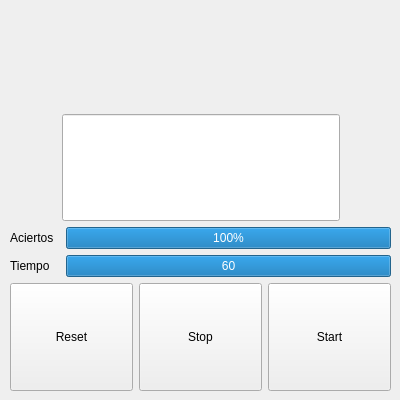
<?xml version="1.0" encoding="UTF-8"?>
<ui version="4.0">
 <class>Form</class>
 <widget class="QWidget" name="Form">
  <property name="geometry">
   <rect>
    <x>0</x>
    <y>0</y>
    <width>400</width>
    <height>400</height>
   </rect>
  </property>
  <property name="windowTitle">
   <string>Calculo Mental</string>
  </property>
  <widget class="QWidget" name="verticalLayoutWidget">
   <property name="geometry">
    <rect>
     <x>10</x>
     <y>0</y>
     <width>381</width>
     <height>391</height>
    </rect>
   </property>
   <layout class="QVBoxLayout" name="verticalLayout">
    <item>
     <layout class="QHBoxLayout" name="horizontalLayout_4">
      <item>
       <widget class="QLabel" name="operand1_label">
        <property name="font">
         <font>
          <pointsize>24</pointsize>
         </font>
        </property>
        <property name="text">
         <string/>
        </property>
        <property name="alignment">
         <set>Qt::AlignRight|Qt::AlignTrailing|Qt::AlignVCenter</set>
        </property>
        <property name="margin">
         <number>0</number>
        </property>
       </widget>
      </item>
      <item>
       <widget class="QLabel" name="operator_label">
        <property name="maximumSize">
         <size>
          <width>20</width>
          <height>16777215</height>
         </size>
        </property>
        <property name="font">
         <font>
          <pointsize>24</pointsize>
         </font>
        </property>
        <property name="text">
         <string/>
        </property>
        <property name="alignment">
         <set>Qt::AlignCenter</set>
        </property>
        <property name="margin">
         <number>0</number>
        </property>
       </widget>
      </item>
      <item>
       <widget class="QLabel" name="operand2_label">
        <property name="font">
         <font>
          <pointsize>24</pointsize>
         </font>
        </property>
        <property name="text">
         <string/>
        </property>
       </widget>
      </item>
     </layout>
    </item>
    <item>
     <layout class="QHBoxLayout" name="horizontalLayout_6">
      <property name="spacing">
       <number>6</number>
      </property>
      <item>
       <widget class="QLabel" name="feedback">
        <property name="font">
         <font>
          <pointsize>24</pointsize>
         </font>
        </property>
        <property name="text">
         <string/>
        </property>
       </widget>
      </item>
      <item>
       <widget class="QLineEdit" name="result_lineEdit">
        <property name="sizePolicy">
         <sizepolicy hsizetype="Preferred" vsizetype="Preferred">
          <horstretch>0</horstretch>
          <verstretch>0</verstretch>
         </sizepolicy>
        </property>
        <property name="minimumSize">
         <size>
          <width>0</width>
          <height>0</height>
         </size>
        </property>
        <property name="maximumSize">
         <size>
          <width>16777215</width>
          <height>16777215</height>
         </size>
        </property>
        <property name="font">
         <font>
          <pointsize>24</pointsize>
         </font>
        </property>
        <property name="alignment">
         <set>Qt::AlignCenter</set>
        </property>
       </widget>
      </item>
      <item>
       <widget class="QLabel" name="feedback2">
        <property name="enabled">
         <bool>true</bool>
        </property>
        <property name="font">
         <font>
          <pointsize>24</pointsize>
         </font>
        </property>
        <property name="text">
         <string/>
        </property>
       </widget>
      </item>
     </layout>
    </item>
    <item>
     <layout class="QHBoxLayout" name="horizontalLayout">
      <item>
       <widget class="QLabel" name="label_2">
        <property name="text">
         <string>Aciertos</string>
        </property>
       </widget>
      </item>
      <item>
       <widget class="QProgressBar" name="aciertos_progressBar">
        <property name="maximumSize">
         <size>
          <width>325</width>
          <height>16777215</height>
         </size>
        </property>
        <property name="value">
         <number>100</number>
        </property>
        <property name="alignment">
         <set>Qt::AlignRight|Qt::AlignTrailing|Qt::AlignVCenter</set>
        </property>
       </widget>
      </item>
     </layout>
    </item>
    <item>
     <layout class="QHBoxLayout" name="horizontalLayout_2">
      <item>
       <widget class="QLabel" name="label_3">
        <property name="text">
         <string>Tiempo</string>
        </property>
       </widget>
      </item>
      <item>
       <widget class="QProgressBar" name="tiempo_restante_progressBar">
        <property name="maximumSize">
         <size>
          <width>325</width>
          <height>16777215</height>
         </size>
        </property>
        <property name="maximum">
         <number>60</number>
        </property>
        <property name="value">
         <number>60</number>
        </property>
        <property name="alignment">
         <set>Qt::AlignRight|Qt::AlignTrailing|Qt::AlignVCenter</set>
        </property>
        <property name="format">
         <string>%v</string>
        </property>
       </widget>
      </item>
     </layout>
    </item>
    <item>
     <layout class="QHBoxLayout" name="horizontalLayout_3">
      <item>
       <widget class="QPushButton" name="reset_pushButton">
        <property name="sizePolicy">
         <sizepolicy hsizetype="Minimum" vsizetype="Preferred">
          <horstretch>0</horstretch>
          <verstretch>0</verstretch>
         </sizepolicy>
        </property>
        <property name="text">
         <string>Reset</string>
        </property>
       </widget>
      </item>
      <item>
       <widget class="QPushButton" name="stop_pushButton">
        <property name="sizePolicy">
         <sizepolicy hsizetype="Minimum" vsizetype="Preferred">
          <horstretch>0</horstretch>
          <verstretch>0</verstretch>
         </sizepolicy>
        </property>
        <property name="text">
         <string>Stop</string>
        </property>
       </widget>
      </item>
      <item>
       <widget class="QPushButton" name="start_pushButton">
        <property name="sizePolicy">
         <sizepolicy hsizetype="Minimum" vsizetype="Preferred">
          <horstretch>0</horstretch>
          <verstretch>0</verstretch>
         </sizepolicy>
        </property>
        <property name="minimumSize">
         <size>
          <width>0</width>
          <height>0</height>
         </size>
        </property>
        <property name="text">
         <string>Start</string>
        </property>
       </widget>
      </item>
     </layout>
    </item>
   </layout>
  </widget>
 </widget>
 <resources/>
 <connections/>
</ui>
